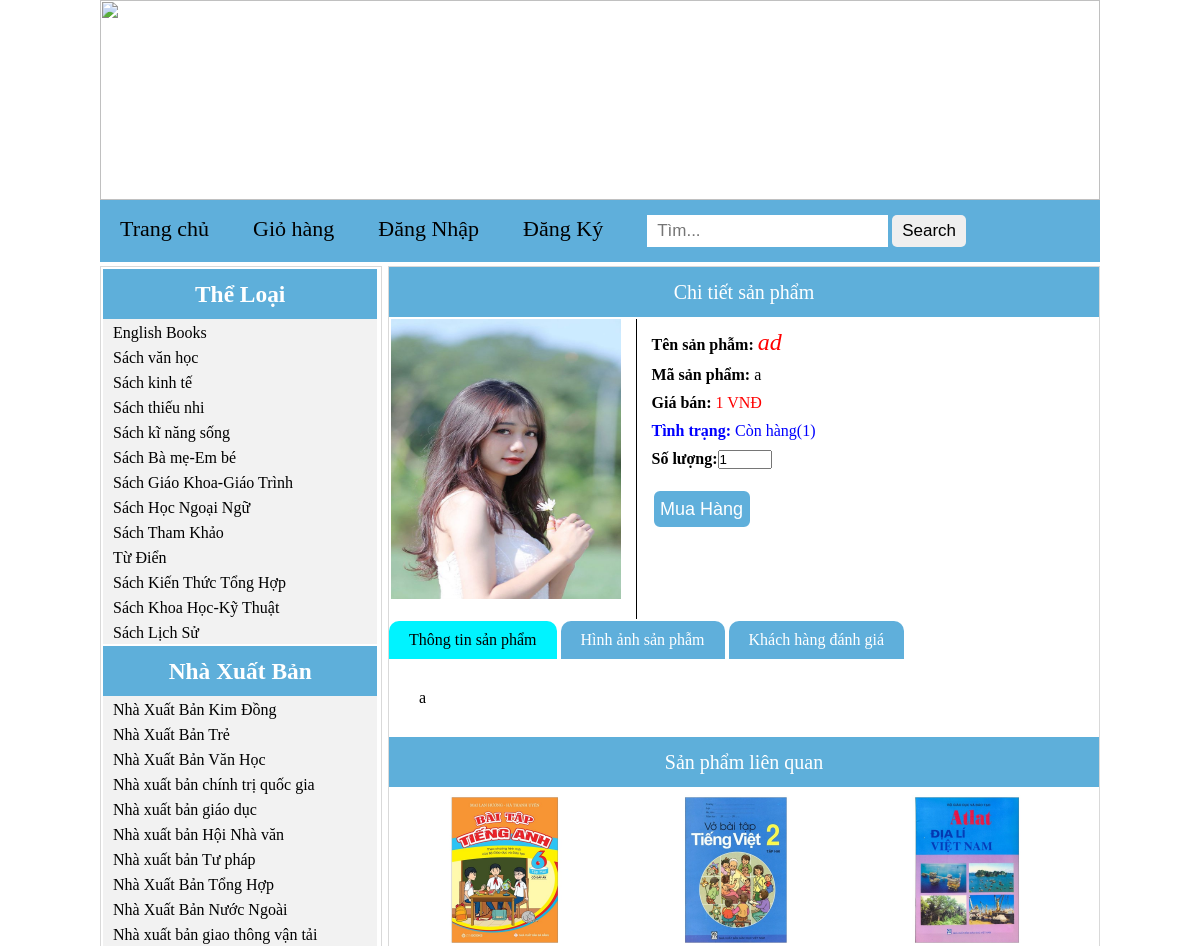
The app's page /?quanly=chitietsp&id_loaisp=7&id=137 (upper part), older data.
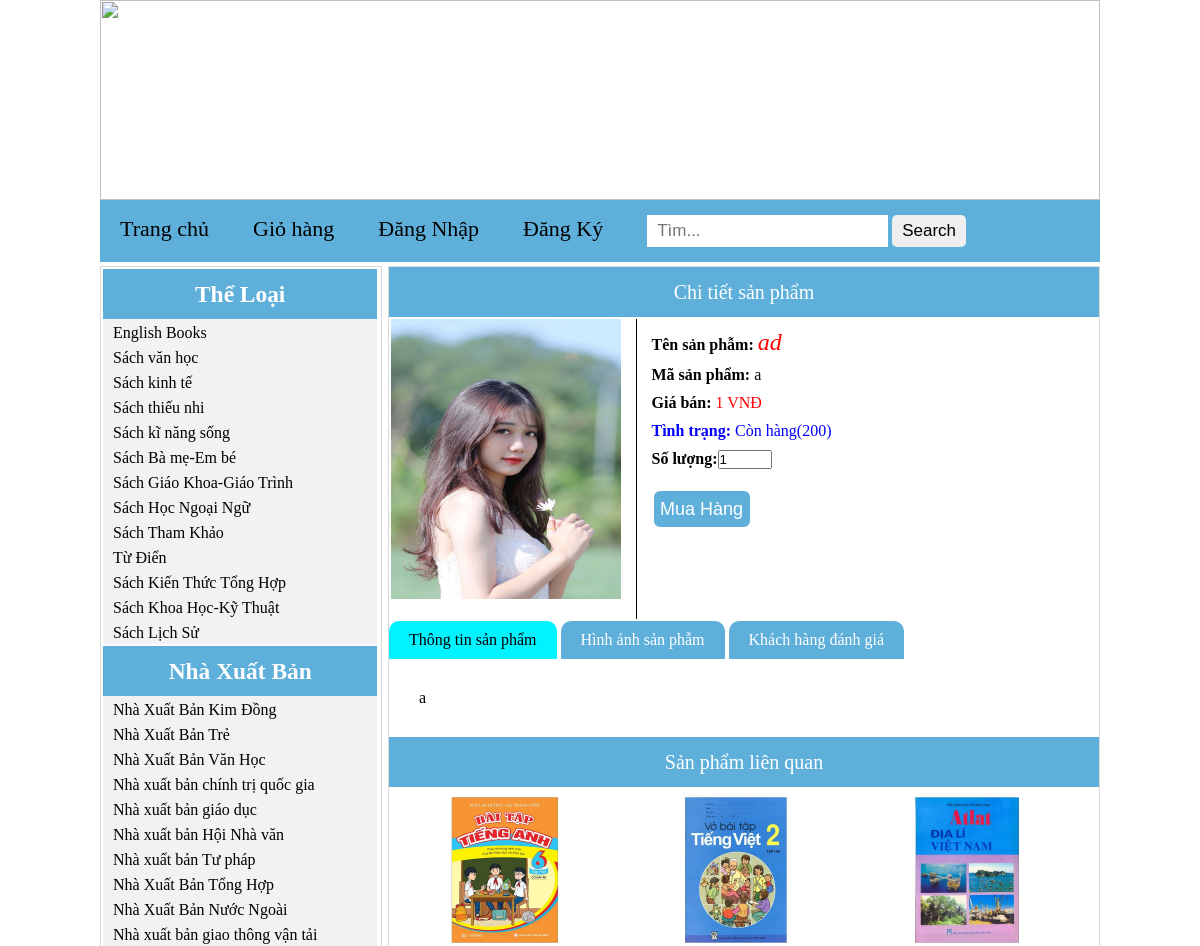
The same page, newer data.
### tables this page shows
CREATE TABLE `sanpham` (
  `id_sp` int(11) NOT NULL AUTO_INCREMENT,
  `id_loaisp` int(11) NOT NULL,
  `id_hieusp` int(11) NOT NULL,
  `tensp` varchar(255) NOT NULL,
  `masp` varchar(255) NOT NULL,
  `soluong` int(11) NOT NULL,
  `hinhanh` varchar(100) NOT NULL,
  `giadexuat` float NOT NULL,
  `giagiam` float NOT NULL,
  `tinhtrang` varchar(100) NOT NULL,
  `noidung` longtext DEFAULT NULL,
  PRIMARY KEY (`id_sp`),
  KEY `id_hieusp` (`id_hieusp`),
  KEY `id_loaisp` (`id_loaisp`),
  CONSTRAINT `id_hieusp` FOREIGN KEY (`id_hieusp`) REFERENCES `hieusp` (`id_hieusp`),
  CONSTRAINT `id_loaisp` FOREIGN KEY (`id_loaisp`) REFERENCES `loaisp` (`id_loaisp`)
);

### modules/left/list.php (the view, shortened to what this page needs)
<?php
	$sql_loai="select * from loaisp order by id_loaisp asc";
	$row_loai=mysqli_query($conn,$sql_loai)
?>
<div class="box_list">
            <div class="tieude">
            	<h3>Thể Loại</h3>
            </div>
            	<ul class="list">
                <?php
				while($dong_loai=mysqli_fetch_array($row_loai)){
				?>
                	<li><a href="index.php?quanly=loaisp&id=<?php echo $dong_loai['id_loaisp'] ?>"><?php echo $dong_loai['tenloaisp'] ?></a></li>
                  <?php
				}
				  ?>
                </ul>
                </div>
               <?php
	$sql_hieu="select * from hieusp order by id_hieusp asc";
	$row_hieu=mysqli_query($conn,$sql_hieu);
?>
                <div class="box_list">
            <div class="tieude">
            	<h3>Nhà Xuất Bản</h3>
            </div>
            	<ul class="list">
                <?php
				while($dong_hieu=mysqli_fetch_array($row_hieu)){
				?>
                	<li><a href="index.php?quanly=hieusp&id=<?php echo $dong_hieu['id_hieusp'] ?>"><?php echo $dong_hieu['tenhieusp'] ?></a></li>
                  <?php
				}
				  ?>
                </ul>
                </div>

### modules/right/chitietsp.php (shortened to what this page needs)
<?php
$sql="select * from sanpham where id_sp='$_GET[id]'";
$num=mysqli_query($conn,$sql);
$dong=mysqli_fetch_array($num);
?>
<div class="tieude">Chi tiết sản phẩm</div>
<div class="box_chitietsp">
    <div class="box_hinhanh">
        <img src="admincp/modules/quanlysanpham/uploads/<?php echo $dong['hinhanh'] ?>"width="230" height="280" />
    </div>
    <div class="box_info">
        <form action="#" method="post" enctype="multipart/form-data">
            <p><strong>Tên sản phẫm: </strong><em style="color:red; font-size:1.5em"><?php echo $dong['tensp'] ?></em></p>
            <p><strong>Mã sản phẩm:</strong>  <?php echo $dong['masp'] ?> </p>
            <p><strong>Giá bán:</strong><span style="color:red;"> <?php echo number_format($dong['giadexuat']).' '.'VNĐ'?></span></p>
            <p style="color:blue;"><strong> Tình trạng:</strong> Còn hàng(<?php echo ($dong['soluong']) ?>) </p>
            <p><strong>Số lượng:</strong><input type="number" name="soluong" min="1" value="1" style="width:50px;"/></p>
            <input type="submit" name="add_to_cart" value="Mua Hàng" style="margin:10px;width:100px;height:40px;background: #5fafdb;color: #fff;font-size:18px;border-radius: 8px;border: 2px solid white;">
        </form>
    </div>
</div>
<div class="tabs_panel">
    <ul class="tabs">
        <li rel="panel1" class="active">Thông tin sản phẩm</li>
        <li rel="panel2">Hình ảnh sản phẫm</li>
        <li rel="panel3">Khách hàng đánh giá</li>
    </ul>
    <?php
    $sql_thongtinsp=mysqli_query($conn,"select * from sanpham where id_sp='$_GET[id]'");
    $count_thongtinsp=mysqli_num_rows($sql_thongtinsp);
    if($count_thongtinsp>0){
        $dong_thongtinsp=mysqli_fetch_array($sql_thongtinsp);
        ?>
        <div id="panel1" class="panel active">
            <p><?php echo $dong_thongtinsp['noidung'] ?></p>
        </div>
        <?php
    }else{
        echo '<p style="padding:30px;">Hiện chưa có thông tin chính thức</p>';
    }
    ?>
</div>
<?php
$sql_lienquan="select * from sanpham where id_loaisp='$_GET[id_loaisp]' and id_sp<>$_GET[id] limit 6";
$row_lienquan=mysqli_query($conn,$sql_lienquan);
$count_lienquan=mysqli_num_rows($row_lienquan);
if($count_lienquan>0){
    ?>
    <div class="sanphamlienquan">
        <div class="tieude">Sản phẩm liên quan</div>
        <ul>
            <?php
            while($dong_lienquan=mysqli_fetch_array($row_lienquan)){
                ?>
                <li><a href="?quanly=chitietsp&id_loaisp=<?php echo $dong_lienquan['id_loaisp'] ?>&id=<?php echo $dong_lienquan['id_sp'] ?>">
                        <img src="admincp/modules/quanlysanpham/uploads/<?php echo $dong_lienquan['hinhanh'] ?>" width="150" height="150" />
                    </a></li>
                <?php
            }
            ?>
        </ul>
    </div>
    <?php
}else{
    echo'<div class="tieude">Sản phẩm liên quan</div>';
    echo '<p style="padding:30px;">Hiện chưa có thêm sản phẩm nào</p>';
}
?>

Row changes from the older to the newer data that the page shows:
changed sanpham "ad": soluong "1" → "200"
